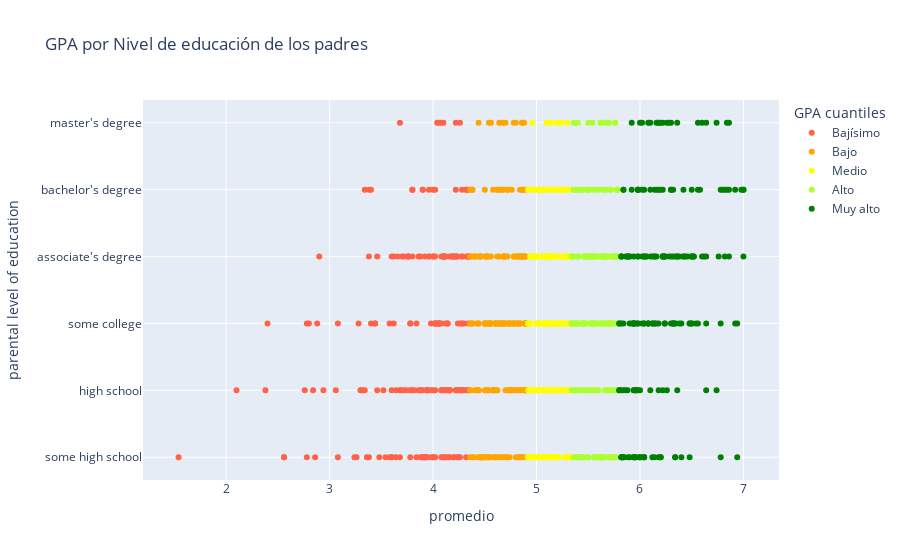

The notebook cell saved with this chart:
### Code cell
# Código de gráfico del amigo ChatGPT
fig = px.scatter(
    df_grades.sort_values(by="promedio"),
    x="promedio",
    y="parental level of education",
    hover_data=["gender"],
    color="GPA cuantiles",
    title="GPA por Nivel de educación de los padres",
    color_discrete_sequence=["tomato", "orange", "yellow", "greenyellow", "green"]
)

fig

### Figure 1 — Plotly figure (JSON) as saved in the notebook; plotly's stock layout.template omitted (floating-point values rounded to 4 significant figures; data arrays with more than 128 entries replaced by an {"elided": "..."} marker saying what was removed)
{"data": [{"customdata": {"elided": "205x1 str values"}, "hovertemplate": "GPA cuantiles=Bajísimo<br>promedio=%{x}<br>parental level of education=%{y}<br>gender=%{customdata[0]}<extra></extra>", "legendgroup": "Bajísimo", "marker": {"color": "tomato", "symbol": "circle"}, "mode": "markers", "name": "Bajísimo", "orientation": "h", "showlegend": true, "type": "scatter", "x": {"elided": "205 float values"}, "xaxis": "x", "y": {"elided": "205 str values"}, "yaxis": "y"}, {"customdata": {"elided": "203x1 str values"}, "hovertemplate": "GPA cuantiles=Bajo<br>promedio=%{x}<br>parental level of education=%{y}<br>gender=%{customdata[0]}<extra></extra>", "legendgroup": "Bajo", "marker": {"color": "orange", "symbol": "circle"}, "mode": "markers", "name": "Bajo", "orientation": "h", "showlegend": true, "type": "scatter", "x": {"elided": "203 float values"}, "xaxis": "x", "y": {"elided": "203 str values"}, "yaxis": "y"}, {"customdata": {"elided": "198x1 str values"}, "hovertemplate": "GPA cuantiles=Medio<br>promedio=%{x}<br>parental level of education=%{y}<br>gender=%{customdata[0]}<extra></extra>", "legendgroup": "Medio", "marker": {"color": "yellow", "symbol": "circle"}, "mode": "markers", "name": "Medio", "orientation": "h", "showlegend": true, "type": "scatter", "x": {"elided": "198 float values"}, "xaxis": "x", "y": {"elided": "198 str values"}, "yaxis": "y"}, {"customdata": {"elided": "196x1 str values"}, "hovertemplate": "GPA cuantiles=Alto<br>promedio=%{x}<br>parental level of education=%{y}<br>gender=%{customdata[0]}<extra></extra>", "legendgroup": "Alto", "marker": {"color": "greenyellow", "symbol": "circle"}, "mode": "markers", "name": "Alto", "orientation": "h", "showlegend": true, "type": "scatter", "x": {"elided": "196 float values"}, "xaxis": "x", "y": {"elided": "196 str values"}, "yaxis": "y"}, {"customdata": {"elided": "198x1 str values"}, "hovertemplate": "GPA cuantiles=Muy alto<br>promedio=%{x}<br>parental level of education=%{y}<br>gender=%{customdata[0]}<extra></extra>", "legendgroup": "Muy alto", "marker": {"color": "green", "symbol": "circle"}, "mode": "markers", "name": "Muy alto", "orientation": "h", "showlegend": true, "type": "scatter", "x": {"elided": "198 float values"}, "xaxis": "x", "y": {"elided": "198 str values"}, "yaxis": "y"}], "layout": {"legend": {"title": {"text": "GPA cuantiles"}, "tracegroupgap": 0}, "title": {"text": "GPA por Nivel de educación de los padres"}, "xaxis": {"anchor": "y", "domain": [0, 1], "title": {"text": "promedio"}}, "yaxis": {"anchor": "x", "domain": [0, 1], "title": {"text": "parental level of education"}}}}
